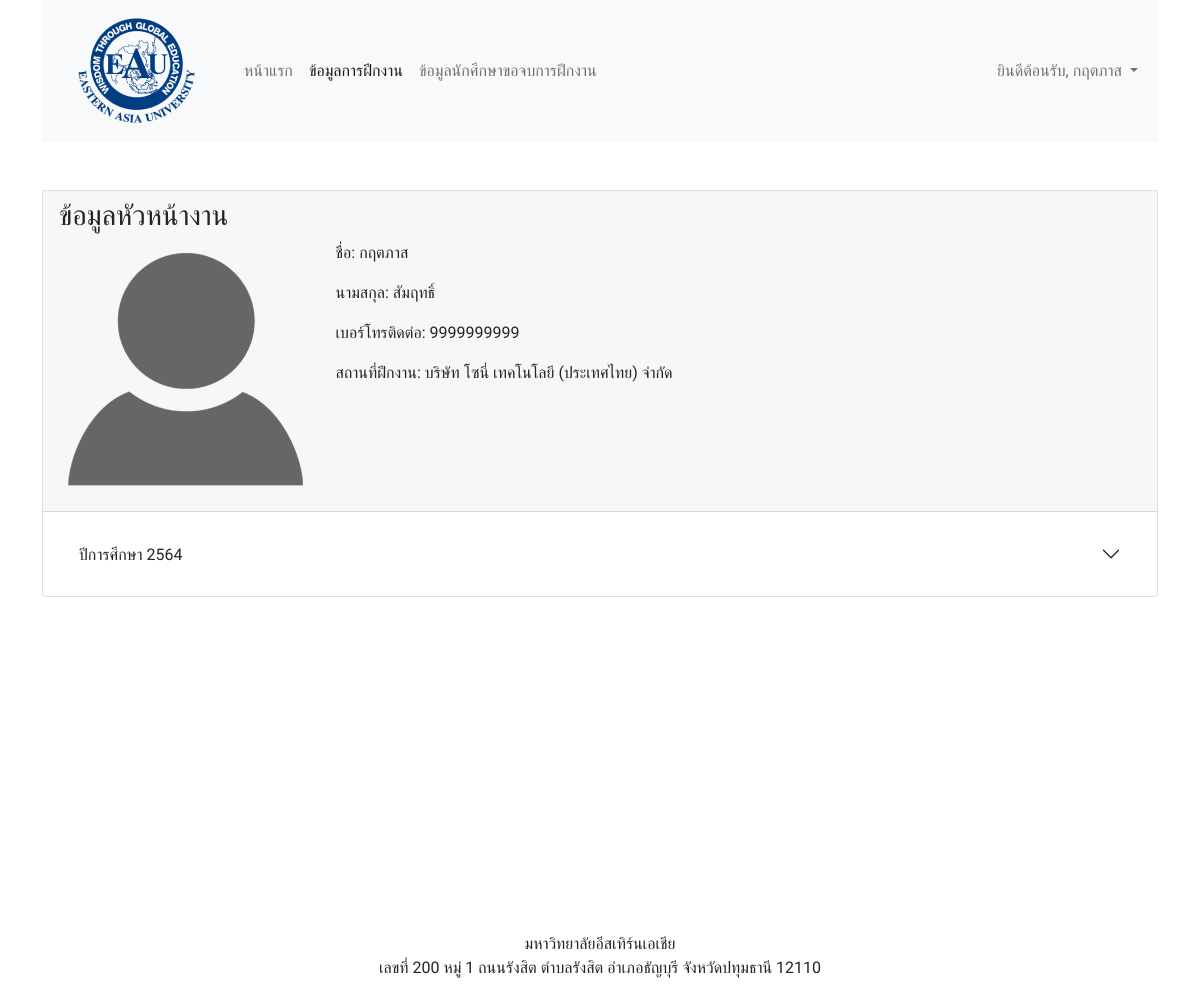
Page /ovs_internship.php (signed in) on the committed database.
### tables this page shows
CREATE TABLE `overseers` (
  `ovs_id` int(11) NOT NULL COMMENT 'รหัส',
  `ovs_email` varchar(255) NOT NULL COMMENT 'อีเมล',
  `ovs_password` varchar(255) NOT NULL COMMENT 'รหัสผ่าน',
  `ovs_firstname` varchar(255) NOT NULL COMMENT 'ชื่อจริง',
  `ovs_lastname` varchar(255) NOT NULL COMMENT 'นามสกุล',
  `ovs_gender` varchar(255) NOT NULL COMMENT 'เพศ',
  `ovs_address` text NOT NULL COMMENT 'ที่อยู่',
  `ovs_tel` varchar(255) NOT NULL COMMENT 'เบอร์โทร',
  `ovs_image` text NOT NULL COMMENT 'รูปประจำตัว',
  `ovs_role` varchar(255) NOT NULL DEFAULT 'หัวหน้างาน' COMMENT 'ตำแหน่ง',
  `intsp_id` int(11) NOT NULL COMMENT 'สถานที่ฝึกงาน',
  `ovs_created` timestamp NOT NULL DEFAULT current_timestamp() COMMENT 'สร้างเมื่อ',
  `ovs_updated` timestamp NOT NULL DEFAULT current_timestamp() ON UPDATE current_timestamp() COMMENT 'อัพเดตล่าสุด'
);

CREATE TABLE `internship_places` (
  `intsp_id` int(11) NOT NULL COMMENT 'รหัส',
  `intsp_name` varchar(255) NOT NULL COMMENT 'ชื่อสถานที่',
  `intsp_address` text NOT NULL COMMENT 'ที่อยู่',
  `intsp_tel` varchar(255) NOT NULL COMMENT 'เบอร์โทรติดต่อ',
  `intsp_created` timestamp NOT NULL DEFAULT current_timestamp() COMMENT 'สร้างเมื่อ',
  `intsp_updated` timestamp NOT NULL DEFAULT current_timestamp() ON UPDATE current_timestamp() COMMENT 'อัพเดตล่าสุด'
);

### services/connect.php (called while the page is built, shortened)
<?php
$hostname = "localhost";
$username = "root";
$password = "";
$database = "students_eau_internship";
$conn = mysqli_connect($hostname, $username, $password, $database);
if (mysqli_connect_errno()) {
    echo "เชื่อมต่อฐานข้อมูลไม่สำเร็จ: " . mysqli_connect_error();
    exit();
} else {
    if (isset($_SESSION["AUTH_ID"])) {
        $id = $_SESSION["AUTH_ID"];
        $role = $_SESSION["AUTH_ROLE"];
        if ($role == "ผู้ดูแลระบบ") {
            $sql = "SELECT ad_email as email,ad_firstname as firstname,ad_lastname as lastname,ad_image as image FROM admins WHERE ad_id='$id'";
        } else if ($role == "หัวหน้างาน") {
            $sql = "SELECT ovs_email as email,ovs_firstname as firstname,ovs_lastname as lastname,ovs_image as image FROM overseers WHERE ovs_id='$id'";
        } else if ($role == "นักศึกษา") {
            $sql = "SELECT std_email as email,std_firstname as firstname,std_lastname as lastname,std_image as image FROM students WHERE std_id='$id'";
        } else if ($role == "อาจารย์") {
            $sql = "SELECT tch_email as email,tch_firstname as firstname,tch_lastname as lastname,tch_image as image FROM teachers WHERE tch_id='$id'";
        } else {
            echo "<script>
                alert('คุณไม่มีสิทธิ์เข้าใช้งานหน้านี้');
                window.location = 'services/logout.php'
            </script>";
        }
        $query = mysqli_query($conn, $sql);
        $user = mysqli_fetch_object($query);
    }
}

### ovs_internship.php (the view, shortened to what this page needs)
<?php
require_once('services/connect.php');
?>
<?php
$ovs_id = $_SESSION["AUTH_ID"];
$sql = "SELECT * FROM overseers,internship_places WHERE overseers.intsp_id=internship_places.intsp_id AND ovs_id='$ovs_id'";
$query = mysqli_query($conn, $sql);
$ovsObj = mysqli_fetch_object($query);
?>
<?php
$sql = "SELECT std_year FROM students WHERE ovs_id='$ovs_id' GROUP BY std_year ORDER BY std_year DESC";
$select_std_year_query = mysqli_query($conn, $sql);
?>
<!DOCTYPE html>
<html lang="en">
<head>
    <?php require_once('include/css.php'); ?>
</head>
<body>
    <div class="container">
        <?php require_once('include/menu.php') ?>
        <div class="row mt-5">
            <div class="col-12">
                <div class="card">
                    <div class="card-header">
                        <h3>ข้อมูลหัวหน้างาน</h3>
                        <div class="row">
                            <div class="col-md-3 col-12">
                                <img class="img-responsive" src="assets/images/users/<?= $ovsObj->ovs_image ?>">
                            </div>
                            <div class="col-md-9 col-12">
                                <p>ชื่อ: <?= $ovsObj->ovs_firstname ?></p>
                                <p>นามสกุล: <?= $ovsObj->ovs_lastname ?></p>
                                <p>เบอร์โทรติดต่อ: <?= $ovsObj->ovs_tel ?></p>
                                <p>สถานที่ฝึกงาน: <?= $ovsObj->intsp_name ?></p>
                            </div>
                        </div>
                    </div>
                    <div class="card-body">
                        <div class="accordion accordion-flush" id="accordionFlushExample">
                            <?php foreach ($select_std_year_query as $field) { ?>
                                <div class="accordion-item">
                                    <h2 class="accordion-header" id="flush-heading<?= $field['std_year'] ?>">
                                        <button class="accordion-button collapsed" type="button" data-bs-toggle="collapse" data-bs-target="#flush-collapse<?= $field['std_year'] ?>" aria-expanded="false" aria-controls="flush-collapse<?= $field['std_year'] ?>">
                                            ปีการศึกษา <?= $field['std_year'] ?>
                                        </button>
                                    </h2>
                                </div>
                            <?php } ?>
                        </div>
                    </div>
                </div>
            </div>
        </div>
        <?php require_once('include/footer.php'); ?>
    </div>
</body>
</html>

### include/menu.php (shortened to what this page needs)
<?php
$location = basename($_SERVER['PHP_SELF']);
?>
<nav class="navbar navbar-expand-lg navbar-light bg-light">
    <div class="container-fluid">
        <a class="navbar-brand" href="home.php">
            <img src="assets/images/logo.png" alt="logo">
        </a>
        <div class="collapse navbar-collapse" id="navbarContent">
            <ul class="navbar-nav me-auto mb-2 mb-lg-0">
                <li class="nav-item">
                    <a class="nav-link <?= ($location == "home.php") ? "active" : "" ?>" aria-current="page" href="home.php">หน้าแรก</a>
                </li>
                <?php if (isset($_SESSION["AUTH_ID"])) : ?>
                    <?php if ($role == "ผู้ดูแลระบบ") : ?>
                        <li class="nav-item">
                            <a class="nav-link <?= ($location == "admin_table.php") ? "active" : "" ?>" href="admin_table.php">ข้อมูลผู้ดูแลระบบ</a>
                        </li>
                        <li class="nav-item">
                            <a class="nav-link <?= ($location == "overseer_table.php") ? "active" : "" ?>" href="overseer_table.php">ข้อมูลหัวหน้างาน</a>
                        </li>
                        <li class="nav-item">
                            <a class="nav-link <?= ($location == "student_table.php") ? "active" : "" ?>" href="student_table.php">ข้อมูลนักศึกษา</a>
                        </li>
                        <li class="nav-item">
                            <a class="nav-link <?= ($location == "teacher_table.php") ? "active" : "" ?>" href="teacher_table.php">ข้อมูลอาจารย์</a>
                        </li>
                        <li class="nav-item">
                            <a class="nav-link <?= ($location == "internship_place_table.php") ? "active" : "" ?>" href="internship_place_table.php">ข้อมูลสถานที่ฝึกงาน</a>
                        </li>
                        <li class="nav-item">
                            <a class="nav-link <?= ($location == "report.php") ? "active" : "" ?>" href="report.php">พิมพ์รายงาน</a>
                        </li>
                    <?php elseif ($role == "หัวหน้างาน") : ?>
                        <li class="nav-item">
                            <a class="nav-link <?= ($location == "ovs_internship.php") ? "active" : "" ?>" href="ovs_internship.php">ข้อมูลการฝึกงาน</a>
                        </li>
                        <li class="nav-item">
                            <a class="nav-link <?= ($location == "ovs_std_internship_work.php") ? "active" : "" ?>" href="ovs_std_internship_work.php">ข้อมูลนักศึกษาขอจบการฝึกงาน</a>
                        </li>
                    <?php endif ?>
                <?php endif ?>
            </ul>
            <ul class="navbar-nav">
                <?php if (isset($_SESSION["AUTH_ID"])) : ?>
                    <li class="nav-item dropdown">
                        <a class="nav-link dropdown-toggle" href="#" id="navbarDropdown" role="button" data-bs-toggle="dropdown" aria-expanded="false">
                            ยินดีต้อนรับ, <?= $user->firstname ?>
                        </a>
                    </li>
                <?php else : ?>
                    <li class="nav-item">
                        <a class="nav-link <?= ($location == "login.php") ? "active" : "" ?>" href="login.php">เข้าสู่ระบบ</a>
                    </li>
                <?php endif ?>
            </ul>
        </div>
    </div>
</nav>

### assets/css/style.css (style rules this page uses)
body { font-family: "Prompt", sans-serif; }
.img-responsive { width: 100%; height: auto; }

### rows in the picture
overseers: ovs_firstname "กฤตภาส", ovs_image (placeholder picture), ovs_lastname "สัมฤทธิ์", ovs_tel "9999999999", intsp.intsp_name "บริษัท โซนี่ เทคโนโลยี (ประเทศไทย) จำกัด"

### other values in the picture
$field['std_year'] "2564"
